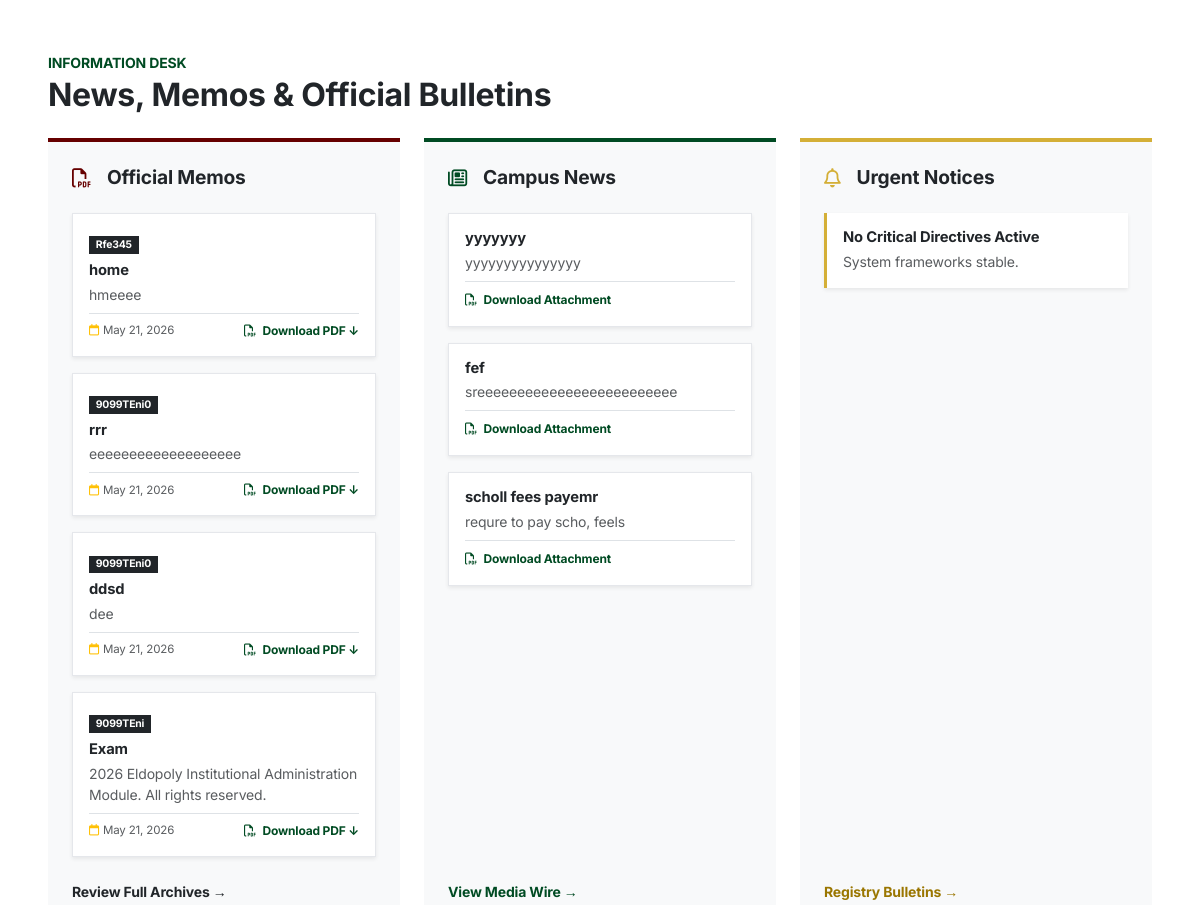
The app's page / (middle part), older data.
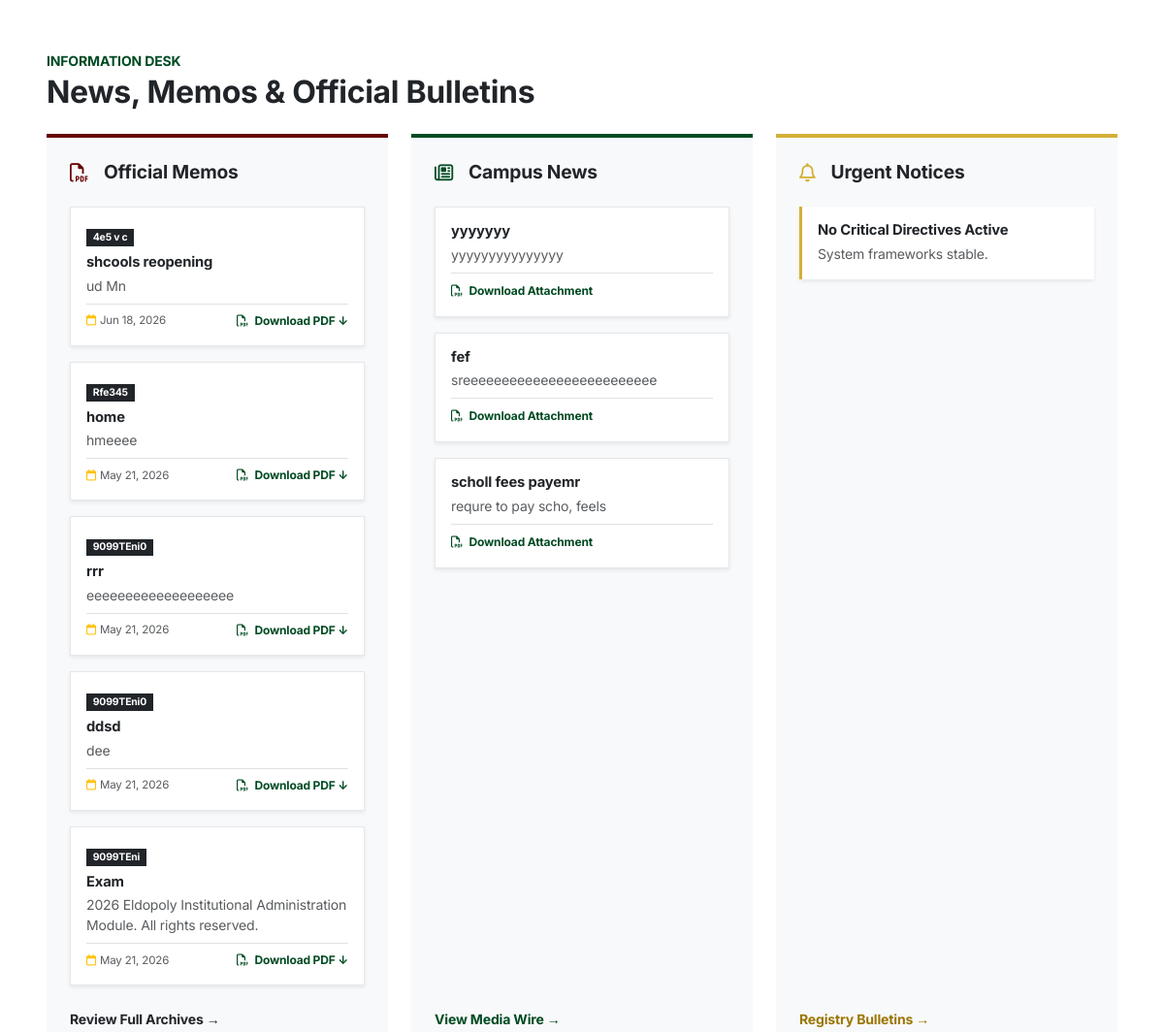
The same page, newer data.
### Home/models.py (models this page shows, shortened)
class NoticeBoard(models.Model):
    CATEGORY_CHOICES = [
        ('memo', 'Official Institutional Memo'),
        ('news', 'Campus News Matrix Post'),
        ('announcement', 'Urgent Operational Registry Announcement'),
    ]
    category = models.CharField(max_length=20, choices=CATEGORY_CHOICES, default='memo')
    title = models.CharField(max_length=255)
    reference_number = models.CharField(max_length=100, blank=True, null=True)
    content = models.TextField()
    file_attachment = models.FileField(upload_to=get_notice_file_path, blank=True, null=True)
    image = models.ImageField(upload_to=get_notice_image_path, blank=True, null=True)
    created_at = models.DateTimeField(auto_now_add=True)
    start_date = models.DateTimeField(default=timezone.now)
    expiry_date = models.DateTimeField(blank=True, null=True)
    class Meta:
        verbose_name = "Notice Board Entry"
        verbose_name_plural = "Notice Board Entries"
        ordering = ['-created_at']

### Home/views.py (the view)
# urls.py: path('', home, name='home'),
def home(request):
    slider_folder = os.path.join(settings.STATIC_ROOT, 'img', 'sliders')
    try:
        slider_images = [f for f in os.listdir(slider_folder) if f.lower().endswith(('.png', '.jpg', '.jpeg', '.webp'))]
    except FileNotFoundError:
        slider_images = []
    now = timezone.now()
    active_notices = NoticeBoard.objects.filter(
        start_date__lte=now
    ).filter(
        models.Q(expiry_date__isnull=True) | models.Q(expiry_date__gte=now)
    )
    context = {
        'slider_images': slider_images,
        'memos': active_notices.filter(category='memo').order_by('-created_at'),
        'news': active_notices.filter(category='news').order_by('-created_at'),
        'announcements': active_notices.filter(category='announcement').order_by('-created_at'),
        'partners': Partner.objects.all(),
    }
    return render(request, 'home.html', context)

### Home/templates/home.html (shortened to what the changed rows need)
{% load static %}
<!DOCTYPE html>
<html lang="en">
<head>
    <link href="https://cdnjs.cloudflare.com/ajax/libs/font-awesome/6.4.0/css/all.min.css" rel="stylesheet">
    <link href="https://cdn.jsdelivr.net/npm/bootstrap-icons@1.10.5/font/bootstrap-icons.css" rel="stylesheet">
    <link href="{% static 'lib/animate/animate.min.css' %}" rel="stylesheet">
    <link href="{% static 'lib/owlcarousel/assets/owl.carousel.min.css' %}" rel="stylesheet">
    <link href="https://cdn.jsdelivr.net/npm/bootstrap@5.3.0/dist/css/bootstrap.min.css" rel="stylesheet">
    <link href="{% static 'css/style.css' %}" rel="stylesheet">
</head>
<body>
    <main>
        {% block content %}
    <div class="container-fluid px-5 py-5 my-2">
        <div class="row align-items-center mb-4">
            <div class="col-md-8 text-start wow fadeInUp" data-wow-delay="0.1s">
                <h2 class="editorial-grid-title text-dark m-0">News, Memos & Official Bulletins</h2>
            </div>
        </div>
        <div class="row g-4">
            <div class="col-lg-4 col-md-6 wow fadeInUp" data-wow-delay="0.2s">
                <div class="p-4 border-top border-4 bg-light h-100 d-flex flex-column justify-content-between" style="border-top-color: var(--tenp-maroon) !important;">
                    <div>
                        <div class="d-flex flex-column gap-3">
                            {% for memo in memos %}
                            <div class="p-3 bg-white academic-board-card position-relative shadow-sm">
                                <span class="badge rounded-0 bg-dark text-white mb-2" style="font-size: 0.65rem;">{{ memo.reference_number|default:"TENP/MEMO/GEN" }}</span>
                                <h6 class="fw-bold mb-1 text-dark" style="font-size: 0.92rem;">{{ memo.title }}</h6>
                                <p class="text-muted small mb-2">{{ memo.content|truncatewords:22 }}</p>
                                <div class="d-flex justify-content-between align-items-center mt-2 border-top pt-2">
                                    <small class="text-muted" style="font-size: 0.72rem;"><i class="fa-regular fa-calendar me-1 text-warning"></i>{{ memo.created_at|date:"M d, Y" }}</small>
                                    {% if memo.file_attachment %}
                                    <a href="{{ memo.file_attachment.url }}" class="small fw-bold text-decoration-none" target="_blank" style="font-size: 0.75rem; color: var(--tenp-imperial);">
                                        <i class="fa-regular fa-file-pdf me-1"></i> Download PDF &darr;
                                    </a>
                                    {% endif %}
                                </div>
                            </div>
                            {% empty %}
                            <p class="text-muted small text-center py-4">No active institutional memos found.</p>
                            {% endfor %}
                        </div>
                    </div>
                </div>
            </div>
            <div class="col-lg-4 col-md-6 wow fadeInUp" data-wow-delay="0.4s">
                <div class="p-4 border-top border-4 bg-light h-100 d-flex flex-column justify-content-between" style="border-color: var(--tenp-imperial) !important;">
                    <div>
                        <div class="d-flex flex-column gap-3">
                            {% for post in news %}
                            <div class="p-3 bg-white academic-board-card position-relative shadow-sm">
                                <h6 class="fw-bold mb-1 text-dark" style="font-size: 0.92rem;">{{ post.title }}</h6>
                                <p class="text-muted small mb-2">{{ post.content|truncatewords:18 }}</p>
                                {% if post.file_attachment %}
                                <div class="mt-2 border-top pt-1">
                                    <a href="{{ post.file_attachment.url }}" class="small fw-bold text-decoration-none" target="_blank" style="color: var(--tenp-imperial); font-size:0.75rem;">
                                        <i class="fa-regular fa-file-pdf me-1"></i> Download Attachment
                                    </a>
                                </div>
                                {% endif %}
                            </div>
                            {% empty %}
                            <p class="text-muted small text-center py-4">No campus articles published recently.</p>
                            {% endfor %}
                        </div>
                    </div>
                </div>
            </div>
        </div>
    </div>
        {% endblock %}
    </main>
</body>
</html>

Row changes from the older to the newer data that the page shows:
added NoticeBoard: reference_number "4e5 v c", title "shcools reopening", content "ud Mn", created_at "Jun 18, 2026", shown under "Official Memos"
